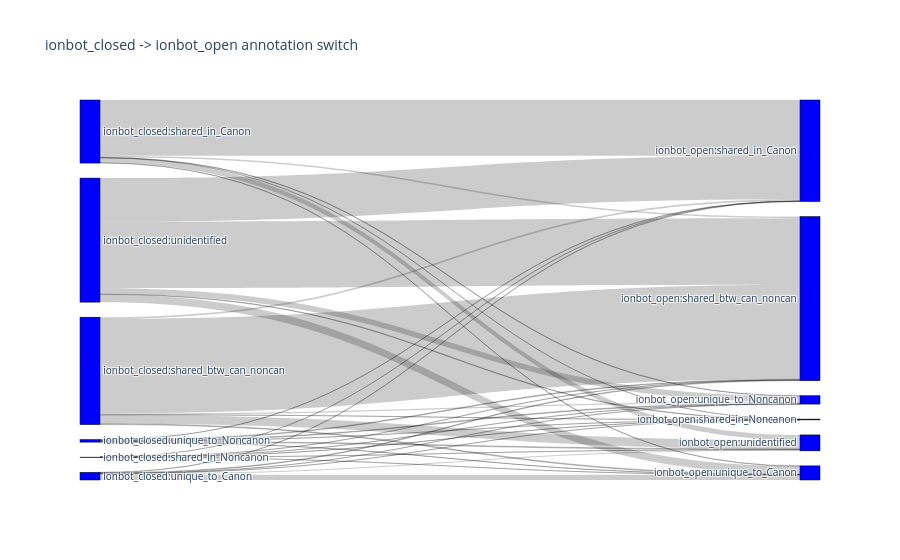

The code cell stored with this chart in its notebook:
### Code cell
fig = go.Figure(data=[go.Sankey(
    node = dict(
      pad = 15,
      thickness = 20,
      line = dict(color = "black", width = 0.5),
      label = nodes_names,
      color = "blue"
    ),
    link = dict(
      source = sankey_data.link_source.tolist(),
      target = sankey_data.link_target.tolist(),
      value = sankey_data.link_value.tolist()
  ))])

fig.update_layout(title_text=f"{PIPELINE_CL} -> {PIPELINE_N} annotation switch", font_size=10)
#fig.write_image(f".svg")
fig.show()

### Figure 1 — Plotly figure (JSON) as saved in the notebook; plotly's stock layout.template omitted (floating-point values rounded to 4 significant figures)
{"data": [{"link": {"source": [0, 0, 0, 0, 0, 0, 0, 1, 1, 1, 1, 1, 1, 1, 2, 2, 2, 2, 2, 2, 2, 3, 3, 3, 3, 3, 3, 3, 4, 4, 4, 4, 4, 4, 4, 5, 5, 5, 5, 5, 5, 5, 6, 6, 6, 6, 6, 6, 6], "target": [7, 8, 9, 10, 11, 12, 13, 7, 8, 9, 10, 11, 12, 13, 7, 8, 9, 10, 11, 12, 13, 7, 8, 9, 10, 11, 12, 13, 7, 8, 9, 10, 11, 12, 13, 7, 8, 9, 10, 11, 12, 13, 7, 8, 9, 10, 11, 12, 13], "value": [null, null, 6491, 601, 8541, 48706, 74532, null, null, null, null, null, null, null, 931, null, 821, 13, 87, 195, 816, 36, null, 7, 97, 2, 6, 31, 1331, null, 157, 6, 5874, 445, 809, 5626, null, 420, 12, 400, 62296, 1855, 9926, null, 1474, 188, 921, 2024, 105702]}, "node": {"color": "blue", "label": ["ionbot_closed:unidentified", "ionbot_closed:Decoy", "ionbot_closed:unique_to_Noncanon", "ionbot_closed:shared_in_Noncanon", "ionbot_closed:unique_to_Canon", "ionbot_closed:shared_in_Canon", "ionbot_closed:shared_btw_can_noncan", "ionbot_open:unidentified", "ionbot_open:Decoy", "ionbot_open:unique_to_Noncanon", "ionbot_open:shared_in_Noncanon", "ionbot_open:unique_to_Canon", "ionbot_open:shared_in_Canon", "ionbot_open:shared_btw_can_noncan"], "line": {"color": "black", "width": 0.5}, "pad": 15, "thickness": 20}, "type": "sankey"}], "layout": {"font": {"size": 10}, "title": {"text": "ionbot_closed -> ionbot_open annotation switch"}}}
